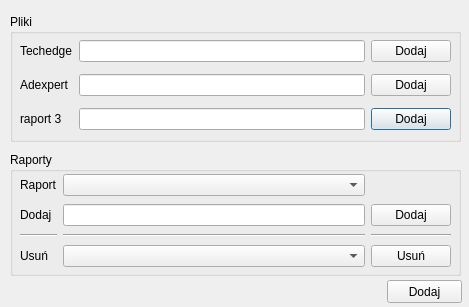
<?xml version="1.0" encoding="UTF-8"?>
<ui version="4.0">
 <class>Dialog</class>
 <widget class="QDialog" name="Dialog">
  <property name="geometry">
   <rect>
    <x>0</x>
    <y>0</y>
    <width>469</width>
    <height>307</height>
   </rect>
  </property>
  <property name="windowTitle">
   <string>Pliki &amp; Raporty</string>
  </property>
  <widget class="QWidget" name="verticalLayoutWidget">
   <property name="geometry">
    <rect>
     <x>10</x>
     <y>10</y>
     <width>451</width>
     <height>271</height>
    </rect>
   </property>
   <layout class="QVBoxLayout" name="verticalLayout">
    <item>
     <widget class="QGroupBox" name="groupBox">
      <property name="maximumSize">
       <size>
        <width>16777215</width>
        <height>128</height>
       </size>
      </property>
      <property name="title">
       <string>Pliki</string>
      </property>
      <widget class="QWidget" name="gridLayoutWidget">
       <property name="geometry">
        <rect>
         <x>10</x>
         <y>20</y>
         <width>431</width>
         <height>102</height>
        </rect>
       </property>
       <layout class="QGridLayout" name="gridLayout">
        <item row="1" column="0">
         <widget class="QLabel" name="label_3">
          <property name="text">
           <string>Adexpert</string>
          </property>
         </widget>
        </item>
        <item row="0" column="0">
         <widget class="QLabel" name="label">
          <property name="text">
           <string>Techedge</string>
          </property>
         </widget>
        </item>
        <item row="1" column="1">
         <widget class="QLineEdit" name="lineEdit_adexpert">
          <property name="readOnly">
           <bool>true</bool>
          </property>
         </widget>
        </item>
        <item row="0" column="1">
         <widget class="QLineEdit" name="lineEdit_techedge">
          <property name="readOnly">
           <bool>true</bool>
          </property>
         </widget>
        </item>
        <item row="2" column="1">
         <widget class="QLineEdit" name="lineEdit_raport3">
          <property name="readOnly">
           <bool>true</bool>
          </property>
         </widget>
        </item>
        <item row="2" column="2">
         <widget class="QPushButton" name="pushButton_raport3">
          <property name="text">
           <string>Dodaj</string>
          </property>
         </widget>
        </item>
        <item row="0" column="2">
         <widget class="QPushButton" name="pushButton_techedge">
          <property name="text">
           <string>Dodaj</string>
          </property>
         </widget>
        </item>
        <item row="1" column="2">
         <widget class="QPushButton" name="pushButton_adexpert">
          <property name="text">
           <string>Dodaj</string>
          </property>
         </widget>
        </item>
        <item row="2" column="0">
         <widget class="QLabel" name="label_2">
          <property name="text">
           <string>raport 3</string>
          </property>
         </widget>
        </item>
       </layout>
      </widget>
     </widget>
    </item>
    <item>
     <widget class="QGroupBox" name="groupBox_2">
      <property name="maximumSize">
       <size>
        <width>16777215</width>
        <height>124</height>
       </size>
      </property>
      <property name="title">
       <string>Raporty</string>
      </property>
      <widget class="QWidget" name="gridLayoutWidget_2">
       <property name="geometry">
        <rect>
         <x>10</x>
         <y>20</y>
         <width>431</width>
         <height>101</height>
        </rect>
       </property>
       <layout class="QGridLayout" name="gridLayout_2">
        <item row="0" column="0">
         <widget class="QLabel" name="label_5">
          <property name="text">
           <string>Raport</string>
          </property>
         </widget>
        </item>
        <item row="3" column="0">
         <widget class="QLabel" name="label_7">
          <property name="text">
           <string>Usuń</string>
          </property>
         </widget>
        </item>
        <item row="3" column="1">
         <widget class="QComboBox" name="comboBox_raports_remove"/>
        </item>
        <item row="1" column="2">
         <widget class="QPushButton" name="pushButton_addraports">
          <property name="text">
           <string>Dodaj</string>
          </property>
         </widget>
        </item>
        <item row="1" column="0">
         <widget class="QLabel" name="label_6">
          <property name="text">
           <string>Dodaj</string>
          </property>
         </widget>
        </item>
        <item row="0" column="1">
         <widget class="QComboBox" name="comboBox_raports"/>
        </item>
        <item row="3" column="2">
         <widget class="QPushButton" name="pushButton_remove_raports">
          <property name="text">
           <string>Usuń</string>
          </property>
         </widget>
        </item>
        <item row="1" column="1">
         <widget class="QLineEdit" name="lineEdit_addraport"/>
        </item>
        <item row="2" column="1">
         <widget class="Line" name="line">
          <property name="baseSize">
           <size>
            <width>17</width>
            <height>0</height>
           </size>
          </property>
          <property name="lineWidth">
           <number>1</number>
          </property>
          <property name="orientation">
           <enum>Qt::Horizontal</enum>
          </property>
         </widget>
        </item>
        <item row="2" column="0">
         <widget class="Line" name="line_2">
          <property name="orientation">
           <enum>Qt::Horizontal</enum>
          </property>
         </widget>
        </item>
        <item row="2" column="2">
         <widget class="Line" name="line_3">
          <property name="orientation">
           <enum>Qt::Horizontal</enum>
          </property>
         </widget>
        </item>
       </layout>
      </widget>
     </widget>
    </item>
   </layout>
  </widget>
  <widget class="QPushButton" name="pushButton_addall">
   <property name="geometry">
    <rect>
     <x>387</x>
     <y>280</y>
     <width>75</width>
     <height>23</height>
    </rect>
   </property>
   <property name="text">
    <string>Dodaj</string>
   </property>
  </widget>
 </widget>
 <resources/>
 <connections/>
</ui>
